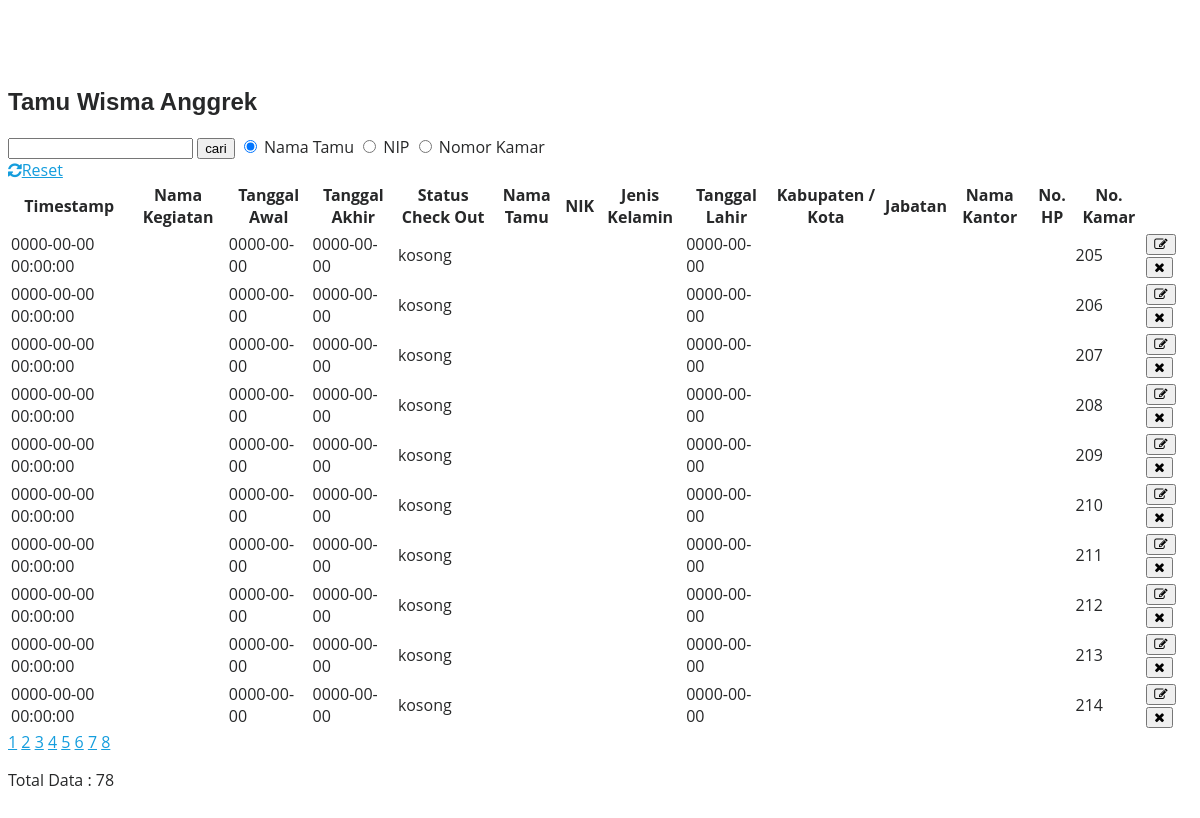
Page /tabel_anggrek.php?&hal=4 on the committed database.
### tables this page shows
CREATE TABLE `anggrek` (
  `timestamp` datetime NOT NULL,
  `nama_kegiatan` varchar(100) NOT NULL,
  `tanggal_awal` date NOT NULL,
  `tanggal_akhir` date NOT NULL,
  `statusco` enum('terisi','kosong') NOT NULL,
  `nama_tamu` varchar(100) NOT NULL,
  `nik` varchar(20) NOT NULL,
  `jenis_kelamin` enum('pria','wanita') NOT NULL,
  `tanggal_lahir` date NOT NULL,
  `kota` varchar(100) NOT NULL,
  `jabatan` varchar(100) NOT NULL,
  `nama_kantor` varchar(100) NOT NULL,
  `no_hp` varchar(13) NOT NULL,
  `nomor_kamar` int(4) NOT NULL
);

### tabel_anggrek.php (the view, shortened to what this page needs)
<?php
	require 'koneksi.php';
?>
<!doctype html>
<html lang="en">
<head>
	<link rel="stylesheet" href="https://stackpath.bootstrapcdn.com/font-awesome/4.7.0/css/font-awesome.min.css">
	<link rel="stylesheet" href="css/style.css">
</head>
<body>
	<section class="ftco-section">
		<div class="container">
			<div class="row justify-content-center">
				<div class="col-md-6 text-center mb-5">
					<h2 class="heading-section">Tamu Wisma Anggrek</h2>
				</div>
                <div class="col-md-6 text-center mb-5">
                    <form action="tabel_anggrek
                    .php" method="GET">
                        <input type="text" name="cari" value="<?php if(isset($_GET['cari'])){echo $_GET['cari'];}?>">
                        <input type="submit" value="cari">
                        <input type="radio" name="kategori" value="cariNama" checked>
                        <label for="nama">Nama Tamu</label>
                        <input type="radio" name="kategori" value="cariNIP">
                        <label for="nip">NIP</label>
                        <input type="radio" name="kategori" value="cariKamar">
                        <label for="nomor">Nomor Kamar</label> <br>
                        <a href="tabel_anggrek.php"><i class="fa fa-refresh"></i>Reset</a>
                    </form>
				</div>
			</div>
			<div class="row">
				<div class="col-md-12">
					<div class="table-wrap">
						<table class="table">
						    <thead class="thead-dark">
                                <tr>
                                <th>Timestamp</th>
                                <th>Nama Kegiatan</th>
                                <th>Tanggal Awal</th>
                                <th>Tanggal Akhir</th>
                                <th>Status Check Out</th>
                                <th>Nama Tamu</th>
                                <th>NIK</th>
                                <th>Jenis Kelamin</th>
                                <th>Tanggal Lahir</th>
                                <th>Kabupaten / Kota</th>
                                <th>Jabatan</th>
                                <th>Nama Kantor</th>
                                <th>No. HP</th>
                                <th>No. Kamar</th>
                                <th>&nbsp;</th>
                                </tr>
						    </thead>
						    <tbody>
                                <?php
                                        $hal=10;
                                        $page=isset($_GET['hal'])?(int)$_GET['hal']:1;
                                        $start=($page>1)?($page*$hal)-$hal:0;
                                        if(isset($_GET['cari'])){
                                            $cari = $_GET['cari'];
                                            $sql = "SELECT * FROM anggrek WHERE nama_tamu like '%".$cari."%'";
                                            $sql1 = "SELECT * FROM anggrek WHERE nama_tamu LIKE '%$cari%' limit $start,$hal";
                                        } else {
                                            $sql = "SELECT * FROM anggrek";
                                            $sql1 = "SELECT * FROM anggrek limit $start,$hal";
                                        }
                                        if (isset($_GET['cari']) && isset($_GET['kategori'])) {
                                                $cari = $_GET['cari'];
                                                if ($_GET['kategori'] == 'cariNama') {
                                                    $sql = "SELECT * FROM anggrek WHERE nama_tamu LIKE '%$cari%'";
                                                    $sql1 = "SELECT * FROM anggrek WHERE nama_tamu LIKE '%$cari%' limit $start,$hal";
                                                } elseif ($_GET['kategori'] == 'cariNIP') {
                                                    $sql = "SELECT * FROM anggrek WHERE nip LIKE '%$cari%'";
                                                    $sql1 = "SELECT * FROM anggrek WHERE nip LIKE '%$cari%' limit $start,$hal";
                                                } else {
                                                    $sql = "SELECT * FROM anggrek WHERE nomor_kamar LIKE '%$cari%'";
                                                    $sql1 = "SELECT * FROM anggrek WHERE nomor_kamar LIKE '%$cari%' limit $start,$hal";
                                                    }
                                            } else {
                                                $sql = "SELECT * FROM anggrek";
                                                $sql1 = "SELECT * FROM anggrek limit $start,$hal";
                                            }
                                            $query = mysqli_query($db, $sql);
                                            $query1 = mysqli_query($db, $sql1);
                                            $total = mysqli_num_rows($query);
                                            $pages = ceil($total/$hal);
                                ?>
                                <?php while($list=mysqli_fetch_array($query1)) :
                                ?>
                                <tr class="alert" role="alert">
                                    <td><?= $list['timestamp']; ?></td>
                                    <td><?= $list['nama_kegiatan']; ?></td>
                                    <td><?= $list['tanggal_awal']; ?></td>
                                    <td><?= $list['tanggal_akhir']; ?></td>
                                    <td><?= $list['statusco']; ?></td>
                                    <td><?= $list['nama_tamu']; ?></td>
                                    <td><?= $list['nik']; ?></td>
                                    <td><?= $list['jenis_kelamin']; ?></td>
                                    <td><?= $list['tanggal_lahir']; ?></td>
                                    <td><?= $list['kota']; ?></td>
                                    <td><?= $list['jabatan']; ?></td>
                                    <td><?= $list['nama_kantor']; ?></td>
                                    <td><?= $list['no_hp']; ?></td>
                                    <td><?= $list['nomor_kamar']; ?></td>
                                    <td>
                                        <button class="edit" aria-label="close" onclick="kamar()">
                                        <span aria-hidden="true"><i class="fa fa-edit"></i></span>
										</button>
                                        <button class="close" aria-label="Close" onclick="hapus()">
                                        <span aria-hidden="true"><i class="fa fa-close"></i></span>
										</button>
                                    </td>
                                </tr>
							    <?php endwhile; ?>
						    </tbody>
						</table>
                        <?php for( $i = 1 ; $i <= $pages ; $i++ ) : ?>
                                <?php if(isset($_GET["cari"])) : ?>
                                    <a href="?cari=<?= $_GET['cari']; ?>&hal=<?= $i; ?>">
                                    <?= $i; ?></a>
                                <?php else : ?>
                                    <a href="?&hal=<?= $i; ?>">
                                    <?= $i; ?></a>
                                <?php endif; ?>
                        <?php endfor; ?>
                        <p>Total Data : <?= mysqli_num_rows($query); ?></p>
					</div>
				</div>
			</div>
		</div>
	</section>
</body>
</html>

### assets/css/style.css (style rules this page uses)
body { font-family: 'Open Sans', sans-serif; color: #272829; }
a { color: #149ddd; }
h1, h2, h3, h4, h5, h6 { font-family: 'Raleway', sans-serif; }
section { padding: 60px 0; overflow: hidden; }

### rows in the picture
anggrek: timestamp "0000-00-00 00:00:00", tanggal_awal "0000-00-00", tanggal_akhir "0000-00-00", statusco "kosong", tanggal_lahir "0000-00-00", nomor_kamar "205"
anggrek: timestamp "0000-00-00 00:00:00", tanggal_awal "0000-00-00", tanggal_akhir "0000-00-00", statusco "kosong", tanggal_lahir "0000-00-00", nomor_kamar "206"
anggrek: timestamp "0000-00-00 00:00:00", tanggal_awal "0000-00-00", tanggal_akhir "0000-00-00", statusco "kosong", tanggal_lahir "0000-00-00", nomor_kamar "207"
anggrek: timestamp "0000-00-00 00:00:00", tanggal_awal "0000-00-00", tanggal_akhir "0000-00-00", statusco "kosong", tanggal_lahir "0000-00-00", nomor_kamar "208"
anggrek: timestamp "0000-00-00 00:00:00", tanggal_awal "0000-00-00", tanggal_akhir "0000-00-00", statusco "kosong", tanggal_lahir "0000-00-00", nomor_kamar "209"
anggrek: timestamp "0000-00-00 00:00:00", tanggal_awal "0000-00-00", tanggal_akhir "0000-00-00", statusco "kosong", tanggal_lahir "0000-00-00", nomor_kamar "210"
anggrek: timestamp "0000-00-00 00:00:00", tanggal_awal "0000-00-00", tanggal_akhir "0000-00-00", statusco "kosong", tanggal_lahir "0000-00-00", nomor_kamar "211"
anggrek: timestamp "0000-00-00 00:00:00", tanggal_awal "0000-00-00", tanggal_akhir "0000-00-00", statusco "kosong", tanggal_lahir "0000-00-00", nomor_kamar "212"
anggrek: timestamp "0000-00-00 00:00:00", tanggal_awal "0000-00-00", tanggal_akhir "0000-00-00", statusco "kosong", tanggal_lahir "0000-00-00", nomor_kamar "213"
anggrek: timestamp "0000-00-00 00:00:00", tanggal_awal "0000-00-00", tanggal_akhir "0000-00-00", statusco "kosong", tanggal_lahir "0000-00-00", nomor_kamar "214"

### other values in the picture
mysqli_num_rows($query) "78"
